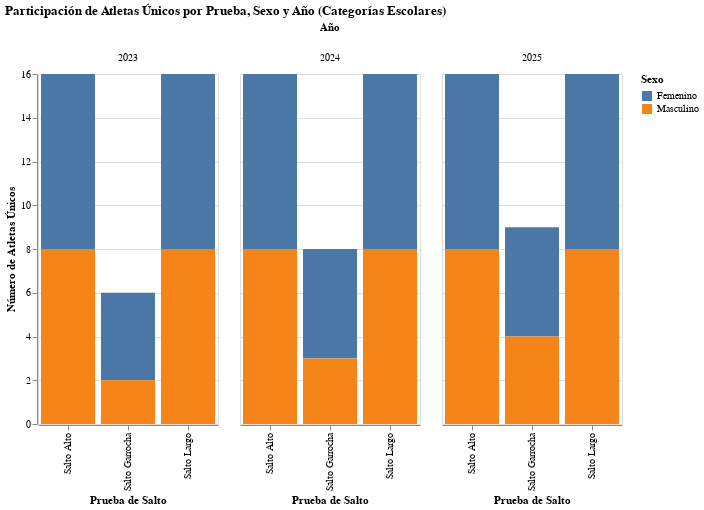

This figure's notebook cell:
### Code cell
import pandas as pd
import altair as alt

# Cargar archivo CSV
df = pd.read_csv("Florencia_database_limpia 2.csv", encoding='latin-1', sep=';')

# Corregir nombre de columna con carácter especial
df = df.rename(columns={'A\x96o': 'Año'})

# Filtrar solo categorías escolares
df_escolar = df[df['Categoria'].str.contains('Escolar', case=False, na=False)]

# Seleccionar solo las tres pruebas de salto relevantes
saltos = ['Salto Largo', 'Salto Alto', 'Salto Garrocha']
df_saltos = df_escolar[df_escolar['Prueba'].isin(saltos)]

# Extraer el sexo desde la categoría
df_saltos['Sexo'] = df_saltos['Categoria'].apply(
    lambda x: 'Masculino' if 'Masculino' in x else 'Femenino' if 'Femenino' in x else 'Otro'
)

# Asegurar que el año sea numérico
df_saltos['Año'] = pd.to_numeric(df_saltos['Año'], errors='coerce')

# Contar atletas únicos por prueba, sexo y año
participacion = (
    df_saltos.groupby(['Año', 'Prueba', 'Sexo'])['Nombre Atleta']
    .nunique()
    .reset_index()
    .rename(columns={'Nombre Atleta': 'Atletas Únicos'})
)

# Crear gráfico de barras con facetas por año
chart = (
    alt.Chart(participacion)
    .mark_bar()
    .encode(
        x=alt.X('Prueba:N', title='Prueba de Salto'),
        y=alt.Y('Atletas Únicos:Q', title='Número de Atletas Únicos'),
        color=alt.Color('Sexo:N', title='Sexo', scale=alt.Scale(scheme='tableau10')),
        column=alt.Column('Año:O', title='Año'),
        tooltip=['Año', 'Prueba', 'Sexo', 'Atletas Únicos']
    )
    .properties(
        title='Participación de Atletas Únicos por Prueba, Sexo y Año (Categorías Escolares)',
        width=180,
        height=350
    )
)

chart.show()

### Figure 1 — Vega-Lite specification as saved in the notebook (floating-point values rounded to 4 significant figures)
{"config": {"view": {"continuousWidth": 300, "continuousHeight": 300}}, "data": {"name": "data-ba003ef99f47c5ef24eac5510ce80700"}, "mark": {"type": "bar"}, "encoding": {"color": {"field": "Sexo", "scale": {"scheme": "tableau10"}, "title": "Sexo", "type": "nominal"}, "column": {"field": "Año", "title": "Año", "type": "ordinal"}, "tooltip": [{"field": "Año", "type": "quantitative"}, {"field": "Prueba", "type": "nominal"}, {"field": "Sexo", "type": "nominal"}, {"field": "Atletas Únicos", "type": "quantitative"}], "x": {"field": "Prueba", "title": "Prueba de Salto", "type": "nominal"}, "y": {"field": "Atletas Únicos", "title": "Número de Atletas Únicos", "type": "quantitative"}}, "height": 350, "title": "Participación de Atletas Únicos por Prueba, Sexo y Año (Categorías Escolares)", "width": 180, "$schema": "https://vega.github.io/schema/vega-lite/v5.20.1.json", "datasets": {"data-ba003ef99f47c5ef24eac5510ce80700": [{"Año": 2023, "Prueba": "Salto Alto", "Sexo": "Femenino", "Atletas Únicos": 8}, {"Año": 2023, "Prueba": "Salto Alto", "Sexo": "Masculino", "Atletas Únicos": 8}, {"Año": 2023, "Prueba": "Salto Garrocha", "Sexo": "Femenino", "Atletas Únicos": 4}, {"Año": 2023, "Prueba": "Salto Garrocha", "Sexo": "Masculino", "Atletas Únicos": 2}, {"Año": 2023, "Prueba": "Salto Largo", "Sexo": "Femenino", "Atletas Únicos": 8}, {"Año": 2023, "Prueba": "Salto Largo", "Sexo": "Masculino", "Atletas Únicos": 8}, {"Año": 2024, "Prueba": "Salto Alto", "Sexo": "Femenino", "Atletas Únicos": 8}, {"Año": 2024, "Prueba": "Salto Alto", "Sexo": "Masculino", "Atletas Únicos": 8}, {"Año": 2024, "Prueba": "Salto Garrocha", "Sexo": "Femenino", "Atletas Únicos": 5}, {"Año": 2024, "Prueba": "Salto Garrocha", "Sexo": "Masculino", "Atletas Únicos": 3}, {"Año": 2024, "Prueba": "Salto Largo", "Sexo": "Femenino", "Atletas Únicos": 8}, {"Año": 2024, "Prueba": "Salto Largo", "Sexo": "Masculino", "Atletas Únicos": 8}, {"Año": 2025, "Prueba": "Salto Alto", "Sexo": "Femenino", "Atletas Únicos": 8}, {"Año": 2025, "Prueba": "Salto Alto", "Sexo": "Masculino", "Atletas Únicos": 8}, {"Año": 2025, "Prueba": "Salto Garrocha", "Sexo": "Femenino", "Atletas Únicos": 5}, {"Año": 2025, "Prueba": "Salto Garrocha", "Sexo": "Masculino", "Atletas Únicos": 4}, {"Año": 2025, "Prueba": "Salto Largo", "Sexo": "Femenino", "Atletas Únicos": 8}, {"Año": 2025, "Prueba": "Salto Largo", "Sexo": "Masculino", "Atletas Únicos": 8}]}}
